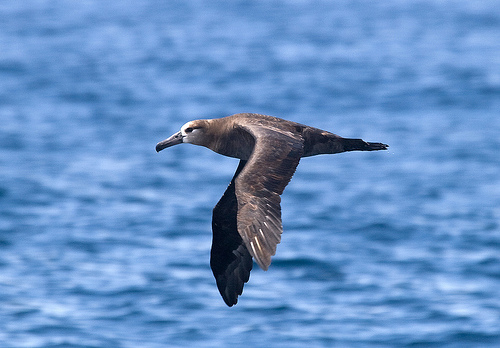
#> input picture PRACTICAS/Practica2/images/001.Black_footed_Albatross/Black_footed_Albatross_0020_2790664591.jpg, 500 x 348 px, given in place of cat.bmp, which was not available
$ jupyter execute 'Práctica1.ipynb'   (text cells are left out)
#> lines starting #> are read from the running program, lines starting #| are printed output that depends on the picture
[cell 1]
import sys
import cv2
import matplotlib.pyplot as plt
import numpy as np

[cell 2]
# [21 lines left out: function plt_imshow, not called in this run]

[cell 3]
def leer_imagen(path, color = None):

    # Si queremos leer la imagen en BGR
#> called with path = 'imagenes/cat.bmp', color = 0
    if color == None:
        im_cv = cv2.imread(path)

    # Si queremos leer la imagen en ByN
    elif color == 0:
        im_cv = cv2.imread(path, 0)
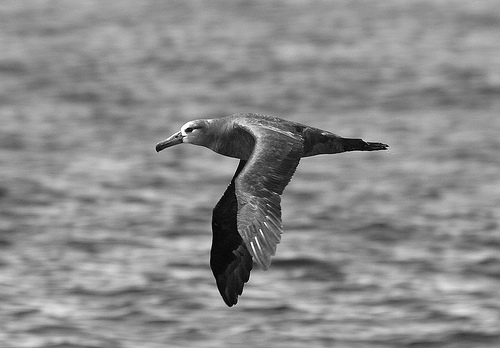
#> im_cv: shape (348, 500); min 0, max 255, mean 139.6

    # Devolvemos la imagen para cv y para plt
    return np.float64(im_cv)

[cell 4]
# [11 lines left out: function Gaussiana1D, not called in this run]

[cell 5]
# [11 lines left out: function Gaussiana2D, not called in this run]

[cell 6]
# [19 lines left out: function gradiente, not called in this run]

[cell 7]
# [30 lines left out: function LoG, not called in this run]

[cell 8]
# [11 lines left out: function imageSubsample, not called in this run]

[cell 9]
# [11 lines left out: function imageUpsample, not called in this run]

[cell 10]
# [46 lines left out: function pyramid, not called in this run]

[cell 11]
# [15 lines left out: function hybrid, not called in this run]

[cell 12]
# [15 lines left out: function imprimeHybrid, not called in this run]

[cell 13]
# [70 lines left out: function blob, not called in this run]

[cell 14]
# [4 lines left out: function drawCircles, not called in this run]

[cell 15]
def ejer1a(im, kernels, k_size, sigmas, bordes):
    im_orig = np.copy(im)
    str_bordes = ['BORDER_CONSTANT', 'BORDER_DEFAULT']

    for i in range(len(kernels)):
        for j in sigmas:
            for k in range(len(bordes)):
                input('Intro para kernel-gauss = ' + str(kernels[i]) + '\nkernel-sobel = ' +
                        str(k_size[i]) + '\nsigma = ' + str(j) + '\nbordes = ' + str_bordes[k])

                im_grad1, im_grad2 = gradiente(im, k_size[i], bordes[k])
                im_1d = Gaussiana1D(im, kernels[i], j, bordes[k])
                im_2d = Gaussiana2D(im, kernels[i], j, bordes[k])
                im_gauss = cv2.GaussianBlur(im, (kernels[i],kernels[i]), j, borderType=k)

                plt.figure(num=None, figsize=(15,15)) # Establecemos el tamaño de la imagen
                # Ponemos un título general
                plt.suptitle('kernel-gauss = ' + str(kernels[i]) + '\nkernel-sobel = ' +
                             str(k_size[i]) + '\nsigma = ' + str(j) + '\nbordes = ' + str_bordes[k])
                # Realizamos un subplot y para cada sub-imagen añadimos un título
                plt.subplot(4,3,1)
                plt_imshow(im_orig, 'Original')
                plt.subplot(4,3,2)
                plt_imshow(im_grad1,'Sobel en x')
                plt.subplot(4,3,3)
                plt_imshow(im_grad2, 'Sobel en y')
                plt.subplot(4,3,4)
                plt_imshow(im_grad1 + im_grad2, 'Sobel x+y')
                plt.subplot(4,3,5)
                plt_imshow(im_1d, '1D masks')
                plt.subplot(4,3,6)
                plt_imshow(im_2d, '2D mask')
                plt.subplot(4,3,7)
                plt_imshow(im_gauss, 'cv2 Gaussian')
                plt.show()


$ run again, on PRACTICAS/Practica2/images/001.Black_footed_Albatross/Black_footed_Albatross_0021_2443213385.jpg
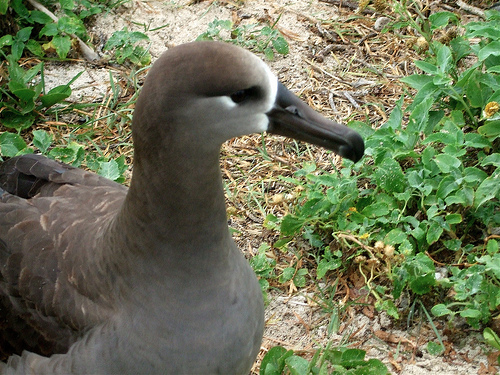
#> input picture PRACTICAS/Practica2/images/001.Black_footed_Albatross/Black_footed_Albatross_0021_2443213385.jpg, 500 x 375 px, given in place of cat.bmp, which was not available
#> in leer_imagen, `im_cv = cv2.imread(path, 0)`:
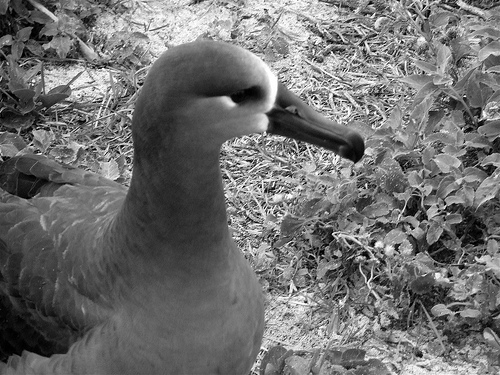
#> im_cv: shape (375, 500); min 0, max 255, mean 111.9
